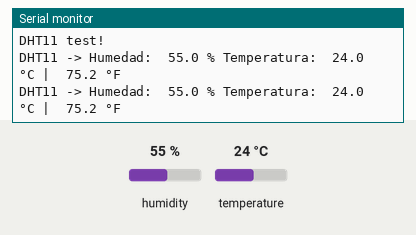
This program was run on a simulated ESP32. Parts: the last lines printed to the serial monitor. The inputs (shaded band) are chosen by the test bench; at power-on: temperature 24 °C, humidity 55 %.

Above: at 4.8 s.
4.9 s: temperature set to 41 °C
At 7.5 s:
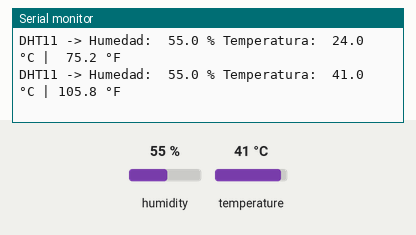
9.5 s: humidity set to 22 %
At 11.1 s:
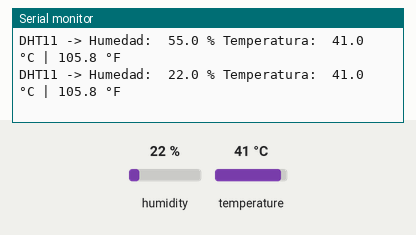
12.5 s: humidity set to 40 %
At 14.6 s:
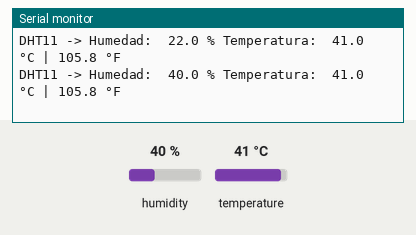
Timing chart, 0 to 16.1 s (numbered marks = the images above; inputs shaded):
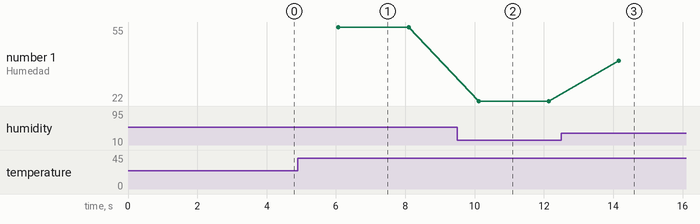

Measured:
- after the input at 4.9 s, the serial monitor: prints a new line after 1.2 s (image 1)
- after the input at 9.5 s, the serial monitor: prints a new line after 0.62 s (image 2)
- after the input at 12.5 s, the serial monitor: prints a new line after 1.7 s (image 3)
- plotted number 1: 55 → 22 after the input at 9.5 s, 22 → 40 after the input at 12.5 s

The program:

main.cpp
```cpp
/*
 *     06-dht.cpp
 *         Se trata de obtener los valores de humedad y temperatura
 *         de sensores de la serie DHTxx
 *
 *         Requiere las siguientes bibliotecas:
 *         - DHT Sensor Library: https://github.com/adafruit/DHT-sensor-library
 *         - Adafruit Unified Sensor Lib: https://github.com/adafruit/Adafruit_Sensor
 */

#include <Adafruit_Sensor.h>
#include <DHT.h>

/*
 *  Definiciones de constantes
 *      Definiciones en platformio.ini
 *      DHTPIN      IOPort donde DHTxx data esta conectado
 *      DHTTYPE     Constante que define el tipo de sensor:
 *          DHT11 o DHT21 o DHT22
 *      SERIAL_BAUD Baud rate del port serie
 */

DHT dht(DHTPIN, DHTTYPE); // Inicializacion sensor DHT

void
setup(void)
{
    Serial.begin(SERIAL_BAUD);
    Serial.printf( "\n\r\nDHT%d test!\n\r", DHTTYPE);
    dht.begin();
}

void
loop()
{
    float h, t, f;

    delay(2000); // Las lecturas en este sensor son muy lentas

    h = dht.readHumidity();
    t = dht.readTemperature();     // en grados Celsius
    f = dht.readTemperature(true); // en grados Fahrenheit

    if (isnan(h) || isnan(t) || isnan(f)) //    verificar si cualquiera de las lecturas fracasaron
        Serial.printf("Error de lectura del sensor DHT%d\n\r", DHTTYPE );
    else
        Serial.printf( "DHT%d -> Humedad: %5.1f %% Temperatura: %5.1f °C | %5.1f °F\n\r", DHTTYPE, h, t, f );
}
```
